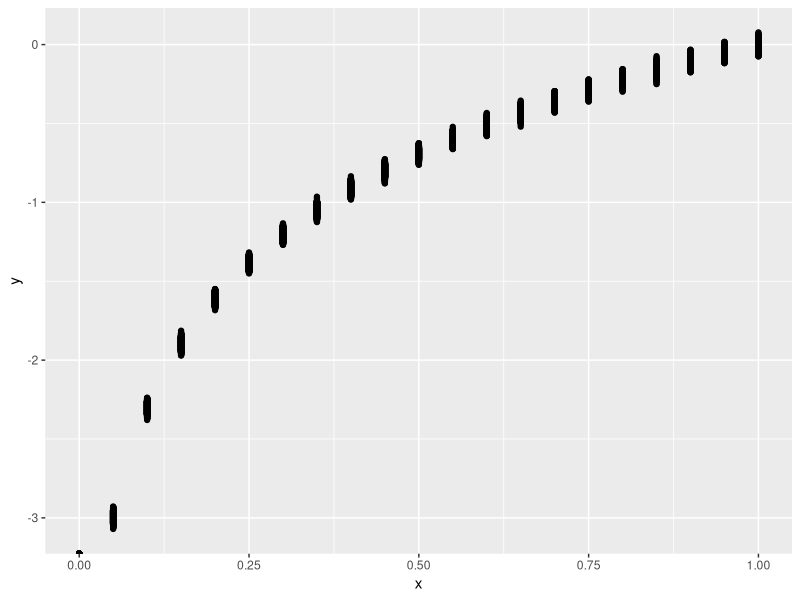

Reproduce this figure in R. (Note: this script raises an error after producing the figure.)
## ---- chunk 1
library(tidyverse)

list.files("R", full.names = TRUE) |>  walk(source)
## ---- chunk 2
mu_log_fun <- function(x){
  log(x)
}


r_log_vectorized_fun <- function(x) {
  mu <- mu_log_fun(x)
  noise <- rnorm(length(x), # we create as many samples as values of xs we have
                 mean = 0, 
                 sd = 0.02) # Let's use the third component for the noise
  
  mu + noise
}
## ---- chunk 3

data_raw <- crossing(x = seq(0, 1, .05), n = 1:5000) |> 
  mutate(y = r_log_vectorized_fun(x))

## ---- chunk 4

data_raw |> ggplot() + 
  geom_point(aes(x = x, y = y))

## ---- chunk 5
pdf_fun_log <- function(y, p, x) {
  dnorm(y, 
        mean = mu_log_fun (x), 
        sd = p[3]) 
}


pdf_log <- crossing(x = seq(0, 1, .05), n = 1:5000) |> 
  mutate(y = r_log_vectorized_fun(x)) |> 
  mutate(f = pdf_fun_log(y, c(P1, P2, P3), x))

pdf_log |> 
  ggplot(aes(x = y, y = f)) +
  facet_wrap(vars(x), labeller = "label_both") +
  geom_line()
## ---- chunk 6
pdf_log |> 
  ggplot(aes(x = y, y = f)) +
  facet_wrap(vars(x), labeller = "label_both", nrow = 1) +
  geom_line() +
  coord_flip()
## ---- chunk 7
data <- data_raw |> group_by(x) |>  
  summarise(mean_y= mean(y), sd_y=sd(y)) |> 
  ungroup() |> 
  mutate(dmu = dmu(x, mean_y)) |> 
  drop_na() |> 
  mutate(delta = dmu/sd_y)
## ---- chunk 8
data |> ggplot() + geom_line(aes(x = x, y= mean_y))
## ---- chunk 9
data |> ggplot() + geom_line(aes(x= x, y= delta))
